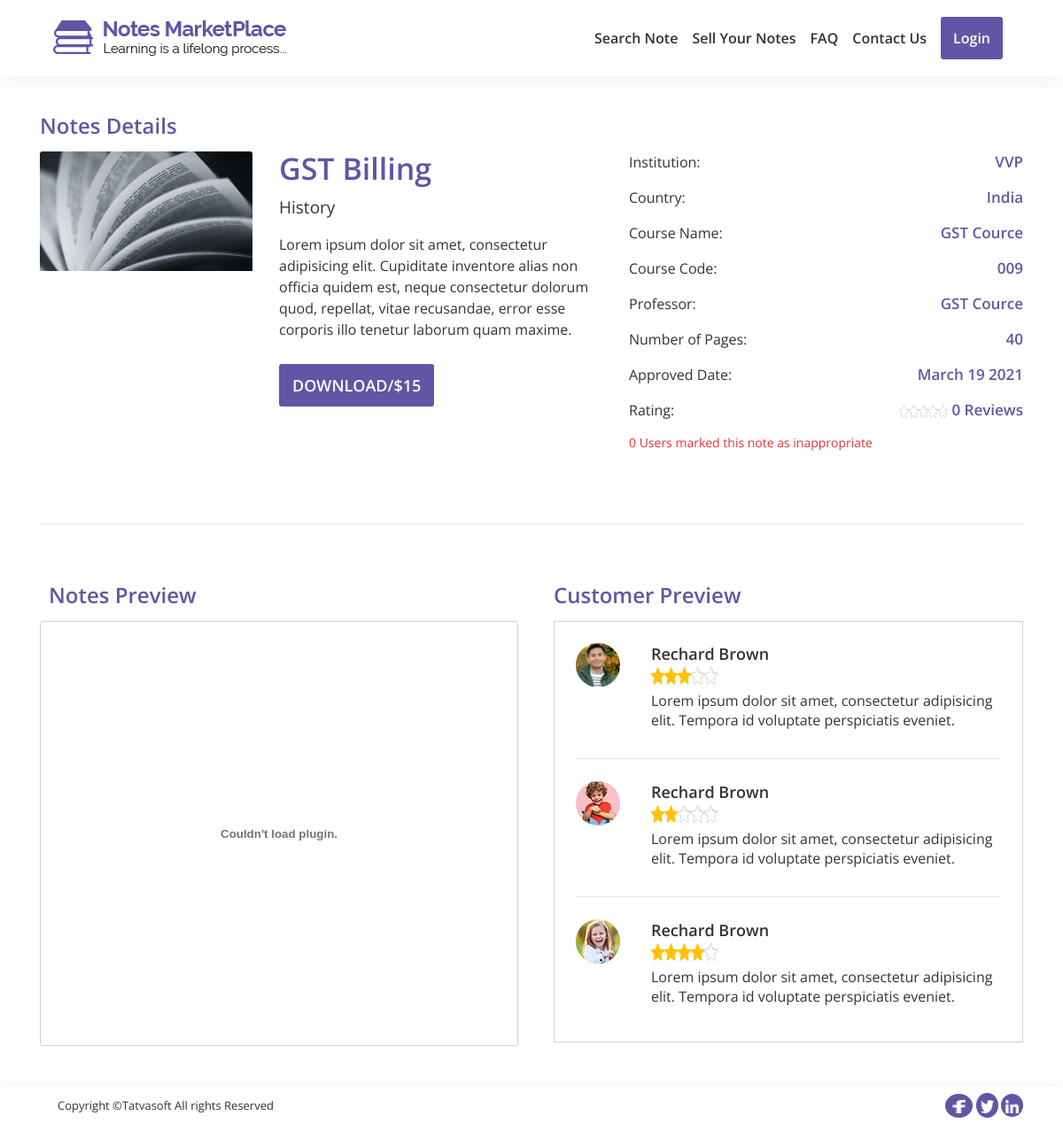
/users/notes-detail.php?note_id=15, run on the app's committed database.
### tables this page shows
CREATE TABLE `note` (
  `note_id` int(11) NOT NULL,
  `title` varchar(100) NOT NULL,
  `category_id` int(11) NOT NULL,
  `display_img` varchar(500) DEFAULT NULL,
  `note_type_id` int(11) DEFAULT NULL,
  `number_of_pages` int(11) DEFAULT NULL,
  `description` varchar(255) NOT NULL,
  `university` varchar(200) DEFAULT NULL,
  `country` varchar(100) DEFAULT NULL,
  `cource` varchar(100) DEFAULT NULL,
  `cource_code` varchar(100) DEFAULT NULL,
  `professor` varchar(100) DEFAULT NULL,
  `is_paid` bit(1) NOT NULL DEFAULT b'1',
  `price` decimal(10,0) DEFAULT NULL,
  `note_preview` varchar(255) DEFAULT NULL,
  `user_id` int(11) NOT NULL,
  `status_id` int(11) NOT NULL,
  `action_by` int(11) DEFAULT NULL,
  `admin_remark` varchar(255) DEFAULT NULL,
  `published_date` datetime DEFAULT NULL,
  `created_date` datetime DEFAULT NULL,
  `created_by` int(11) DEFAULT NULL,
  `updated_date` datetime DEFAULT NULL,
  `updated_by` int(11) DEFAULT NULL,
  `is_active` bit(2) NOT NULL DEFAULT b'1'
);

CREATE TABLE `category` (
  `category_id` int(11) NOT NULL,
  `name` varchar(100) NOT NULL,
  `description` varchar(255) NOT NULL,
  `created_date` datetime DEFAULT NULL,
  `created_by` int(11) DEFAULT NULL,
  `updated_date` datetime DEFAULT NULL,
  `updated_by` int(11) DEFAULT NULL,
  `is_active` bit(2) NOT NULL DEFAULT b'1'
);

### users/notes-detail.php (the view, shortened to what this page needs)
<!DOCTYPE html>
<html lang="en">
<?php
    include "process/connection.php";
    $note_id=34;
    if( !empty( $_REQUEST['note_id'] ) )
    {
        $note_id=$_REQUEST['note_id'];
    }
    $query="SELECT note_id,note.title,note.display_img,note.number_of_pages,note.university,note.published_date, category.name,note.professor,note.cource_code,note.country,note.cource,note.note_preview FROM `note` JOIN category ON note.category_id=category.category_id WHERE note.note_id='$note_id'";
    $result=mysqli_query($conn, $query);
    $row=mysqli_fetch_assoc($result);
    $id=$row['note_id'];
    $q="SELECT COUNT('user_id') AS remark1 FROM remark WHERE note_id='$id'";
    $r=mysqli_query($conn, $q);
    $remark=mysqli_fetch_assoc($r);
    $q="SELECT CEILING(AVG(review.rating)) as rating FROM review WHERE note_id='$id' GROUP BY note_id";
    $r=mysqli_query($conn, $q);
    if(mysqli_num_rows($r)==0){
        $c=0;
    }
    else{
        $review=mysqli_fetch_assoc($r);
        $c=$review['rating'];
    }
    $q="SELECT COUNT(user_id) AS user FROM review WHERE note_id='$id' GROUP BY note_id";
    $r=mysqli_query($conn, $q);
    if(mysqli_num_rows($r)==0){
        $u=0;
    }
    else{
        $review_count=mysqli_fetch_assoc($r);
        $u=$review_count['user'];
    }
    $output="";
    for($i=1;$i<=$c;$i++){
                $output .=' <img src="img/icons/star.png" class="img-responsive star">';}
            $k=5-$i;
            for($j=0;$j<=$k;$j++){
            $output .='<img src="img/icons/star-white.png" class="img-responsive star">';}
?>
<head>
    <link rel="stylesheet" href="css/boostrap/bootstrap.min.css">
    <link rel="stylesheet" href="css/datatables/bootstrap.css">
    <link rel="stylesheet" href="css/datatables/dataTables.bootstrap4.min.css">
    <link rel="stylesheet" href="css/animate/animate.min.css">
    <link rel="stylesheet" href="css/style.css">
</head>
<body>
    <div class="we-wrapper">
        <?php include "includes/header.php"; ?>
        <section id="note-detail">
            <div class="container">
                <div class="heading animated fadeInDown pt-5">
                    <h4>
                        Notes Details
                    </h4>
                </div>
                <div id="notes-detail-tab1">
                    <div class="row">
                        <div class="col-md-7 col-sm-12 animated slideInLeft">
                            <div class="row column1">
                                <?php $img= substr($row['display_img'], 3);?>
                                <div class="col"><img src="<?php echo $img; ?>" class="image-responsive"></div>
                                <div class="col">
                                    <h3><?php echo $row['title']; ?></h3>
                                    <h5><?php echo $row['name']; ?></h5>
                                    <p>Lorem ipsum dolor sit amet, consectetur adipisicing elit. Cupiditate inventore alias non officia quidem est, neque consectetur dolorum quod, repellat, vitae recusandae, error esse corporis illo tenetur laborum quam maxime.</p>
                                    <?php if(isset($_SESSION["isLogin"]) ){
				                            if($_SESSION["isLogin"]=="yes"){ ?>
                                    <button class="add-btn" id="btn-download-note1" onclick=" window.location.href = 'process/downloadNote.php?note_id=<?php echo $id; ?>';">Download/$15</button>
                                    <?php }} else{ ?>
                                    <button class="add-btn" id="btn-download-note1" onclick=" window.location.href = 'login.php';">Download/$15</button>
                                    <?php } ?>
                                </div>
                            </div>
                        </div>
                        <div class="col-md-5 column2 col-sm-12  animated slideInRight">
                            <p><span>Institution:</span><span class="float-right"><?php echo $row['university']; ?></span></p>
                            <p><span>Country:</span><span class="float-right"><?php echo $row['country']; ?></span></p>
                            <p><span>Course Name:</span><span class="float-right"><?php echo $row['cource']; ?></span></p>
                            <p><span>Course Code:</span><span class="float-right"><?php echo $row['cource_code']; ?></span></p>
                            <p><span>Professor:</span><span class="float-right"><?php echo $row['professor']; ?></span></p>
                            <p><span>Number of Pages:</span><span class="float-right"><?php echo $row['number_of_pages']; ?></span></p>
                            <?php $time=strtotime($row['published_date']);
                                          $t=date("F d Y", $time);  ?>
                            <p><span>Approved Date:</span><span class="float-right"><?php echo $t; ?></span></p>
                            <p><span>Rating:</span><span class="float-right stars"><?php echo $output. ' '.$u; ?> Reviews</span></p>
                            <p><?php echo $remark['remark1']; ?> Users marked this note as inappropriate</p>
                        </div>
                    </div>
                </div>
                <div class="row">
                    <div class="col-md-12 col-sm-12 col-xs-12">
                        <hr>
                    </div>
                </div>
                <div class="row wow slideInUp" id="notes-detail-tab2">
                    <div class="col-md-6 col-sm-12 col-xs-12">
                        <h4 class="">Notes Preview</h4>
                        <?php $note_preview= substr($row['note_preview'], 3);?>
                        <object data="<?php echo $note_preview; ?>" alt="Note Preview" type="application/pdf" width="300" height="200">
                        </object>
                    </div>
                    <div class="col-md-6 col-sm-12 col-xs-12">
                        <h4 class="">Customer Preview</h4>
                        <div class="column2">
                            <div class="row item">
                                <div class="col-md-2 col-sm-2 col-xs-2">
                                    <img src="img/notedetails/reviewer-1.png" alt="client" class="img-responsive img-circle">
                                </div>
                                <div class="col">
                                    <h5>Rechard Brown</h5>
                                    <div class="stars"><img src="img/icons/star.png"><img src="img/icons/star.png"><img src="img/icons/star.png"><img src="img/icons/star-white.png"><img src="img/icons/star-white.png"></div>
                                    <p>Lorem ipsum dolor sit amet, consectetur adipisicing elit. Tempora id voluptate perspiciatis eveniet.</p>
                                </div>
                            </div>
                            <hr>
                            <div class="row item">
                                <div class="col-md-2 col-sm-2 col-xs-2">
                                    <img src="img/notedetails/reviewer-2.png" alt="client" class="img-responsive img-circle">
                                </div>
                                <div class="col">
                                    <h5>Rechard Brown</h5>
                                    <div class="stars"><img src="img/icons/star.png"><img src="img/icons/star.png"><img src="img/icons/star-white.png"><img src="img/icons/star-white.png"><img src="img/icons/star-white.png"></div>
                                    <p>Lorem ipsum dolor sit amet, consectetur adipisicing elit. Tempora id voluptate perspiciatis eveniet.</p>
                                </div>
                            </div>
                            <hr>
                            <div class="row item">
                                <div class="col-md-2 col-sm-2 col-xs-2">
                                    <img src="img/notedetails/reviewer-3.png" alt="client" class="img-responsive img-circle">
                                </div>
                                <div class="col">
                                    <h5>Rechard Brown</h5>
                                    <div class="stars"><img src="img/icons/star.png"><img src="img/icons/star.png"><img src="img/icons/star.png"><img src="img/icons/star.png"><img src="img/icons/star-white.png"></div>
                                    <p>Lorem ipsum dolor sit amet, consectetur adipisicing elit. Tempora id voluptate perspiciatis eveniet.</p>
                                </div>
                            </div>
                        </div>
                    </div>
                </div>
            </div>
        </section>
        <?php include "includes/footer.php"; ?>
    </div>
</body>
</html>

### users/css/style.css (style rules this page uses)
html, body { height: 100%; }
.we-wrapper { padding-top: 80px; }
section { background: #fff; overflow: hidden; width: 100%; }
button { font-family: "Open Sans", sans-serif; text-transform: uppercase; outline: 0; background-color: #6255a5; width: 100%; border: 0; padding: 10px; color: #FFFFFF; font-size: 18px; -webkit-transition: all 0.3 ease; transition: all 0.3 ease; cursor: pointer; font-weight: 600; border-radius: 3px; }
.add-btn { font-family: "Open Sans", sans-serif; text-transform: uppercase; cursor: pointer; background-color: #6255a5; margin: 0 0 20px 0; width: auto; padding-left: 15px; padding-right: 15px; font-weight: 600; font-size: 18px; border-radius: 3px; color: #fff; }
#dashboard .data-range .card1, { margin-bottom: 5px; }
#note-detail .heading > h4 { color: #6255a5; font-family: "Open Sans", sans-serif; font-weight: 600; font-size: 24px; line-height: 28px; margin-bottom: 15px; }
#notes-detail-tab1 .column1 img { max-height: 350px; width: 240px; }
#notes-detail-tab1 .column1 .col:first-child { max-width: 240px; margin-right: 30px; }
#notes-detail-tab1 .column1 h3 { color: #6255a5; font-family: "Open Sans", sans-serif; font-weight: 600; font-size: 34px; line-height: 38px; }
#notes-detail-tab1 .column1 h5 { color: #333333; font-family: "Open Sans", sans-serif; font-weight: 400; font-size: 19px; line-height: 25px; margin: 13px 0 17px 0; }
#notes-detail-tab1 .column1 p { color: #333333; font-family: "Open Sans", sans-serif; font-weight: 400; font-size: 16px; line-height: 24px; margin-bottom: 27px; }
#notes-detail-tab1 .column1 button { margin-bottom: 0px !important; }
#notes-detail-tab1 .column2 > p > span:first-child { color: #333333; font-family: "Open Sans", sans-serif; font-weight: 400; font-size: 16px; line-height: 24px; }
#notes-detail-tab1 .column2 .stars img { height: 15px; width: 11px !important; }
#notes-detail-tab1 .column2 > p > span:last-child { color: #6255a5; font-family: "Open Sans", sans-serif; font-weight: 600; font-size: 17px; line-height: 24px; }
#notes-detail-tab1 .column2 > p:last-child { color: #df3434; font-family: "Open Sans", sans-serif; font-weight: 400; font-size: 14px; line-height: 18px; }
#notes-detail-tab1 .column2, #notes-detail-tab1 .column1 { margin-bottom: 50px; }
#notes-detail-tab2 object { border: 1px solid #d1d1d1; width: inherit; height: 480px; border-radius: 3px; -ms-overflow-style: none; }
#notes-detail-tab2 .column2 .item img { width: 50px !important; height: 50px; }
#notes-detail-tab2 .column2 > .item > .col-md-2 { padding-right: 0px; }
#notes-detail-tab2 { margin-top: 50px; }
#notes-detail-tab2 .column2 hr { margin-bottom: 25px; }
#notes-detail-tab2 .column2 { border: 1px solid #d1d1d1; margin-left: 10px; padding: 24px; }
#notes-detail-tab2 h4 { color: #6255a5; font-family: "Open Sans", sans-serif; font-weight: 600; font-size: 24px; line-height: 28px; margin: 0 0 15px 10px; }
#notes-detail-tab2 .column2 .item h5 { color: #333333; font-family: "Open Sans", sans-serif; font-weight: 600; font-size: 18px; line-height: 25px; margin-bottom: 2px; }
#notes-detail-tab2 .column2 .item p { color: #333333; font-family: "Open Sans", sans-serif; font-weight: 400; font-size: 16px; line-height: 22px; }
#notes-detail-tab2 .column2 .item .stars img { height: 20px; width: 15px !important; margin-bottom: 7px; }
input, .rate, button { font-size: 16px; padding: 8px; }
button { min-width: 48px; min-height: 48px; }

### data on the page
note: display_img (picture), title "GST Billing", category.name "History", university "VVP", country "India", cource "GST Cource", cource_code "009", professor "GST Cource", number_of_pages "40", published_date "March 19 2021"

### other printed values
$u "0"
$remark['remark1'] "0"
